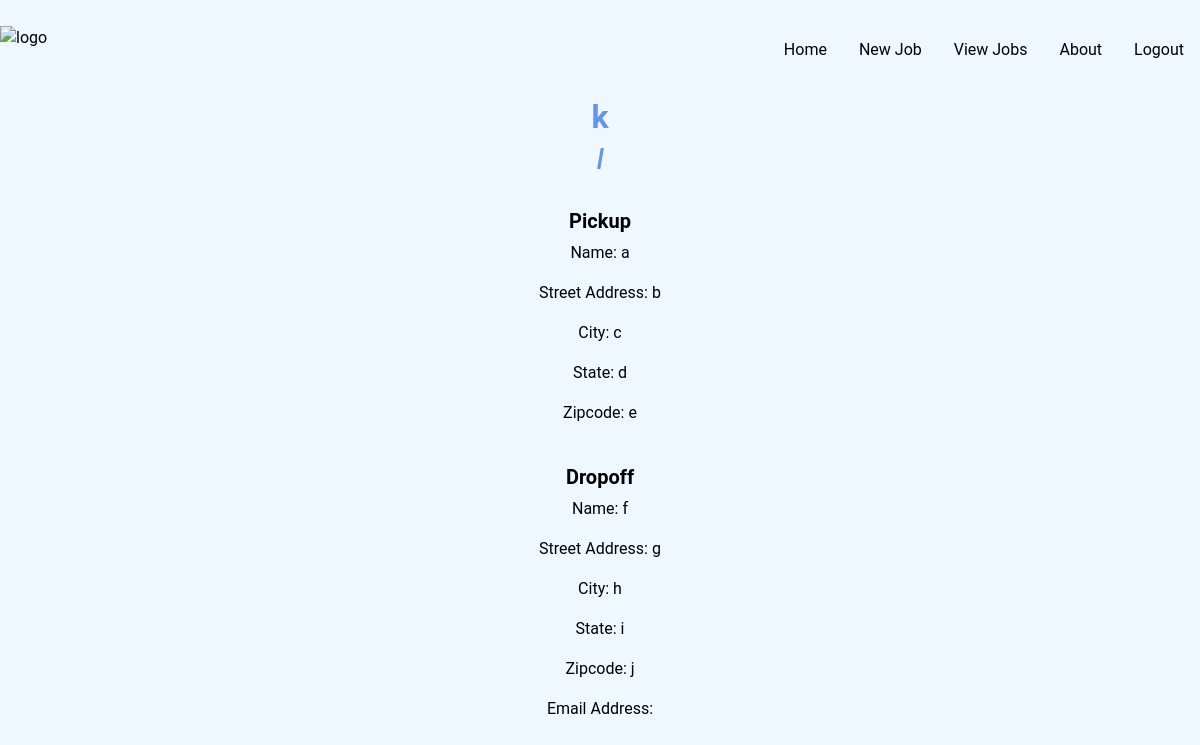
The page /2/ on the database as committed earlier.
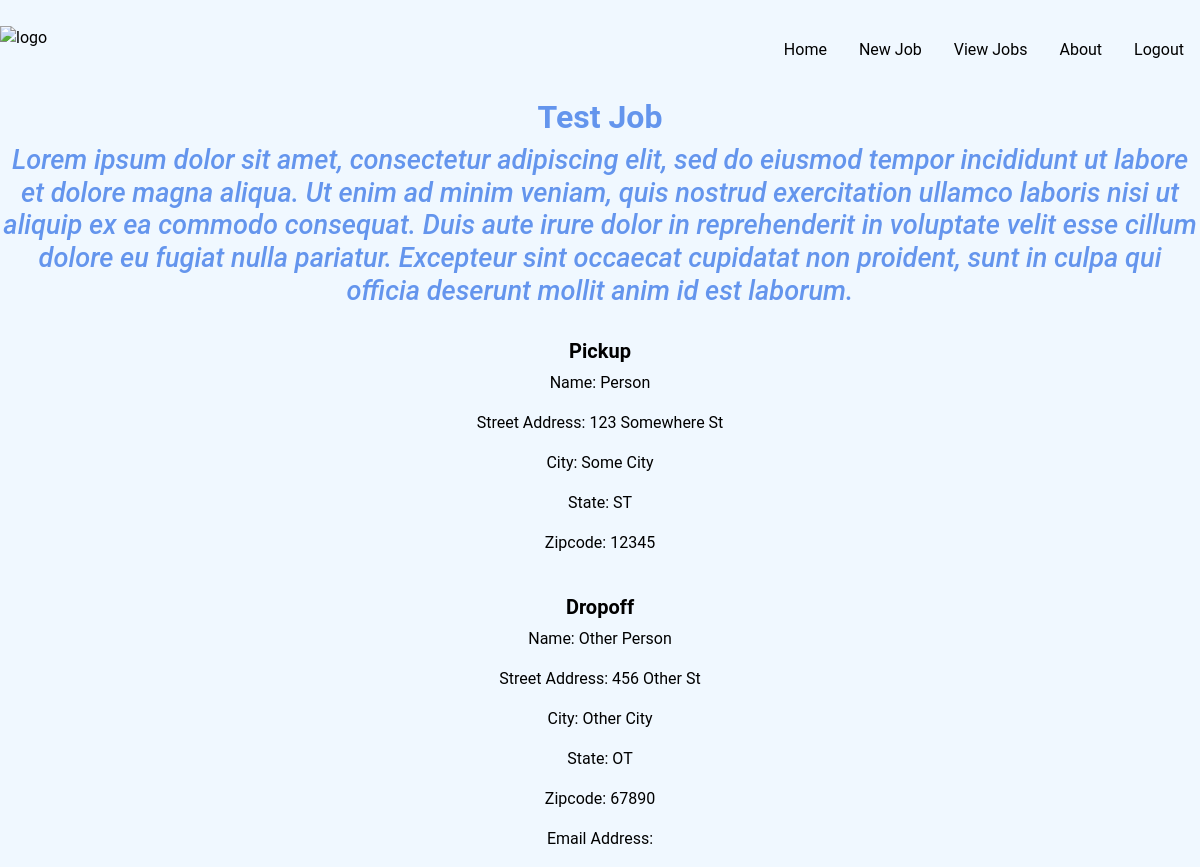
The same page on the database as committed later.
### DeliverApp/models.py (models this page shows)
class DeliveryRequest(models.Model):
    pickupName = models.CharField(max_length=30)
    pickupStreetAddress = models.CharField(max_length=100)
    pickupCity = models.CharField(max_length=20)
    pickupState = models.CharField(max_length=2)
    pickupZipcode = models.CharField(max_length=5)
    dropoffName = models.CharField(max_length=30)
    dropoffStreetAddress = models.CharField(max_length=100)
    dropoffCity = models.CharField(max_length=20)
    dropoffState = models.CharField(max_length=2)
    dropoffZipcode = models.CharField(max_length=5)
    emailaddress= models.CharField(max_length=50, default= "")
    item = models.CharField(max_length=30)
    description = models.TextField()
    dateCreated = models.DateTimeField(default=timezone.now)
    lastModified = models.DateTimeField(auto_now=True)

### DeliverApp/views.py (the view)
# urls.py: path('<int:pk>/', views.requestDetail, name='requestDetail'),
def requestDetail(request, pk):
    post = get_object_or_404(DeliveryRequest, pk=pk)
    return render(request, 'requestDetails.html', {'post': post})

### templates/requestDetails.html (shortened to what this page needs)
<!DOCTYPE html>
<html lang="en">
{% extends 'base.html' %}
{% block page_content %}
<head>
    <br>
    <div class="nav-bar">
    <a href="/"><img src="https://raw.githubusercontent.com/taylorschissel/DeliverMeProj/working_forms/templates/delivermelogo.png" alt="logo" width = 200 height = 60></a><a target='_blank' href='http://127.0.0.1:8000/'></a>
        <ul>
         <li><a href="{% url 'logout' %}">Logout</a></li>
         <li><a href="/about/">About</a></li>
         <li><a href="/list/">View Jobs</a></li>
        <li><a href="{% url 'newRequest' %}" class="top-menu">New Job</a></li>
         <li><a href="/">Home</a></li>
    </ul>
        </div>
    <br>
    <br>
</head>
<body>
<div class="post">
    <h1 class="center">{{ post.item }}</h1>
    <h2 class="center">{{ post.description }}</h2><br>
    <h3 class="center">Pickup</h3>
    <p class="center">Name: {{ post.pickupName }}</p>
    <p class="center">Street Address: {{ post.pickupStreetAddress }}</p>
    <p class="center">City: {{ post.pickupCity }}</p>
    <p class="center">State: {{ post.pickupState }}</p>
    <p class="center">Zipcode: {{ post.pickupZipcode }}</p><br>
    <h4 class="center">Dropoff</h4>
    <p class="center">Name: {{ post.dropoffName }}</p>
    <p class="center">Street Address: {{ post.dropoffStreetAddress }}</p>
    <p class="center">City: {{ post.dropoffCity }}</p>
    <p class="center">State: {{ post.dropoffState }}</p>
    <p class="center">Zipcode: {{ post.dropoffZipcode }}</p>
    <p class="center">Email Address: {{ post.emailaddress }}</p>
</div>
{% endblock %}

Rows that differ between the two databases and show on the page:
changed DeliveryRequest: item "k" → "Test Job"; description "l" → "Lorem ipsum dolor sit amet, consectetur adipiscing elit, sed do eiusmod tempor incididunt ut labore et dolore magna aliqua. Ut enim ad minim veniam, quis nostrud exercitation ullamco laboris nisi ut aliquip ex ea commodo consequat. Duis aute irure dolor in reprehenderit in voluptate velit esse cillum dolore eu fugiat nulla pariatur. Excepteur sint occaecat cupidatat non proident, sunt in culpa qui officia deserunt mollit anim id est laborum."; pickupName "a" → "Person"; pickupStreetAddress "b" → "123 Somewhere St"; pickupCity "c" → "Some City"; pickupState "d" → "ST"; pickupZipcode "e" → "12345"; dropoffName "f" → "Other Person"; dropoffStreetAddress "g" → "456 Other St"; dropoffCity "h" → "Other City"; dropoffState "i" → "OT"; dropoffZipcode "j" → "67890"
